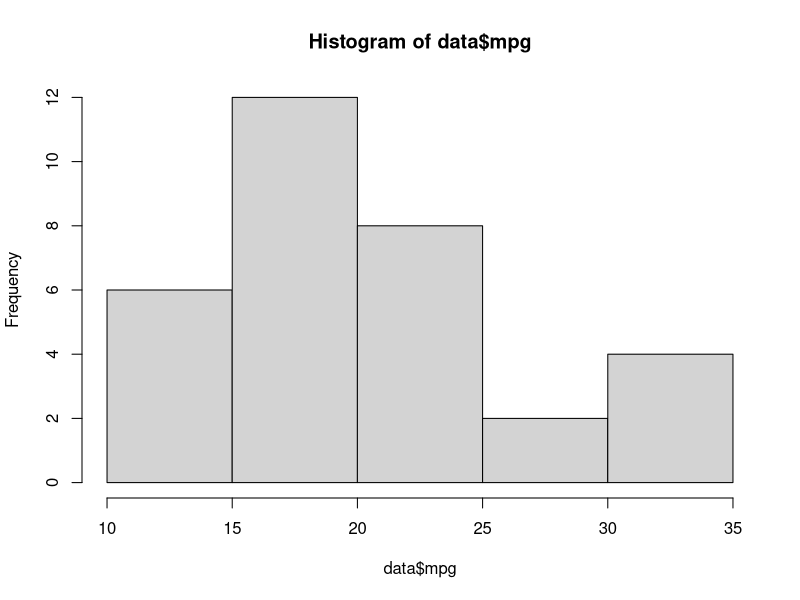
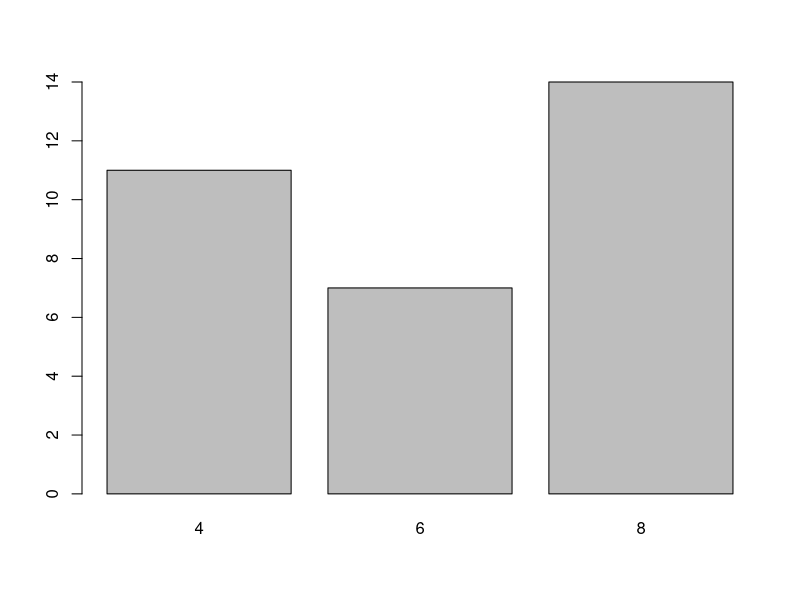
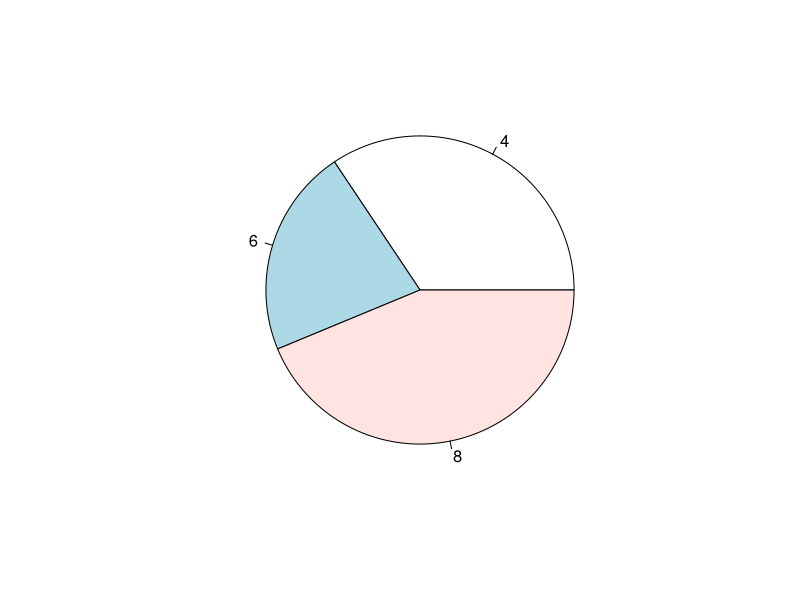

Recreate these plots in R, in order.
#Codigo para problema 2
rm(list=ls())
data <- mtcars

#discretas
x <- data$cyl
ni <- table(x)
fi <- ni/length(x)
Ni <- cumsum(ni)
Fi <- cumsum(fi)
cbind(ni,fi,Ni,Fi)

#continuos
x <- data$mpg
bins <- cut(x,10)
bins
ni <- table(bins)
fi <- ni/length(bins)
Ni <- cumsum(ni)
Fi <- cumsum(fi)
cbind(ni,fi,Ni,Fi)

#histograma: continuas
hist(data$mpg)

#barplot: discretas
x <- data$cyl
ni <- table(x)
barplot(ni)

#pie: discretas
x <- data$cyl
ni <- table(x)
fi <- ni/length(x)
pie(fi)
